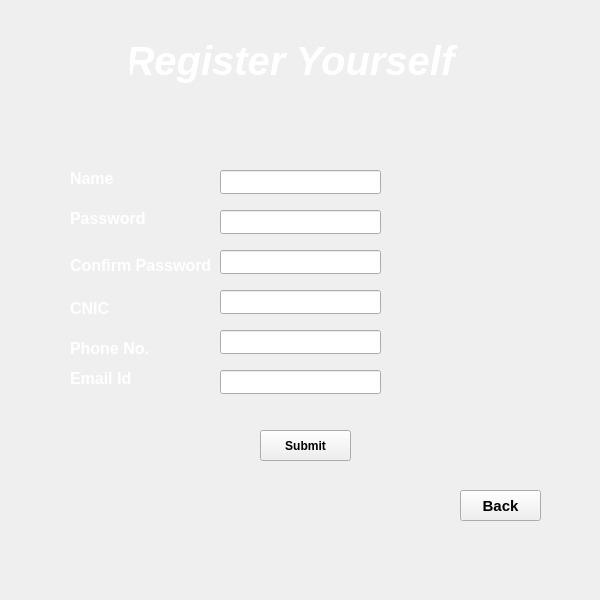
<?xml version="1.0" encoding="UTF-8"?>
<ui version="4.0">
 <class>Information</class>
 <widget class="QMainWindow" name="Information">
  <property name="geometry">
   <rect>
    <x>0</x>
    <y>0</y>
    <width>600</width>
    <height>600</height>
   </rect>
  </property>
  <property name="windowTitle">
   <string>Registration</string>
  </property>
  <widget class="QWidget" name="centralwidget">
   <widget class="QLabel" name="label_2">
    <property name="geometry">
     <rect>
      <x>130</x>
      <y>20</y>
      <width>331</width>
      <height>81</height>
     </rect>
    </property>
    <property name="font">
     <font>
      <pointsize>30</pointsize>
      <italic>true</italic>
      <bold>true</bold>
     </font>
    </property>
    <property name="styleSheet">
     <string notr="true">color: rgb(255, 255, 255);</string>
    </property>
    <property name="text">
     <string>Register Yourself </string>
    </property>
    <property name="alignment">
     <set>Qt::AlignCenter</set>
    </property>
   </widget>
   <widget class="QLabel" name="label">
    <property name="geometry">
     <rect>
      <x>70</x>
      <y>170</y>
      <width>51</width>
      <height>16</height>
     </rect>
    </property>
    <property name="font">
     <font>
      <pointsize>12</pointsize>
      <bold>true</bold>
     </font>
    </property>
    <property name="styleSheet">
     <string notr="true">color: rgb(255, 255, 255);</string>
    </property>
    <property name="text">
     <string>Name</string>
    </property>
    <property name="alignment">
     <set>Qt::AlignLeading|Qt::AlignLeft|Qt::AlignVCenter</set>
    </property>
   </widget>
   <widget class="QLabel" name="label_3">
    <property name="geometry">
     <rect>
      <x>70</x>
      <y>300</y>
      <width>61</width>
      <height>16</height>
     </rect>
    </property>
    <property name="font">
     <font>
      <pointsize>12</pointsize>
      <bold>true</bold>
     </font>
    </property>
    <property name="styleSheet">
     <string notr="true">color: rgb(255, 255, 255);</string>
    </property>
    <property name="text">
     <string>CNIC</string>
    </property>
   </widget>
   <widget class="QLabel" name="label_4">
    <property name="geometry">
     <rect>
      <x>70</x>
      <y>340</y>
      <width>81</width>
      <height>16</height>
     </rect>
    </property>
    <property name="font">
     <font>
      <pointsize>12</pointsize>
      <bold>true</bold>
     </font>
    </property>
    <property name="styleSheet">
     <string notr="true">color: rgb(255, 255, 255);</string>
    </property>
    <property name="text">
     <string>Phone No.</string>
    </property>
   </widget>
   <widget class="QLabel" name="label_5">
    <property name="geometry">
     <rect>
      <x>70</x>
      <y>370</y>
      <width>81</width>
      <height>16</height>
     </rect>
    </property>
    <property name="font">
     <font>
      <pointsize>12</pointsize>
      <bold>true</bold>
     </font>
    </property>
    <property name="styleSheet">
     <string notr="true">color: rgb(255, 255, 255);</string>
    </property>
    <property name="text">
     <string>Email Id</string>
    </property>
   </widget>
   <widget class="QLineEdit" name="lineEdit">
    <property name="geometry">
     <rect>
      <x>220</x>
      <y>170</y>
      <width>161</width>
      <height>24</height>
     </rect>
    </property>
   </widget>
   <widget class="QLineEdit" name="lineEdit_2">
    <property name="geometry">
     <rect>
      <x>220</x>
      <y>290</y>
      <width>161</width>
      <height>24</height>
     </rect>
    </property>
   </widget>
   <widget class="QLineEdit" name="lineEdit_3">
    <property name="geometry">
     <rect>
      <x>220</x>
      <y>330</y>
      <width>161</width>
      <height>24</height>
     </rect>
    </property>
   </widget>
   <widget class="QLineEdit" name="lineEdit_4">
    <property name="geometry">
     <rect>
      <x>220</x>
      <y>370</y>
      <width>161</width>
      <height>24</height>
     </rect>
    </property>
   </widget>
   <widget class="QPushButton" name="pushButton">
    <property name="geometry">
     <rect>
      <x>260</x>
      <y>430</y>
      <width>91</width>
      <height>31</height>
     </rect>
    </property>
    <property name="font">
     <font>
      <bold>true</bold>
     </font>
    </property>
    <property name="text">
     <string>Submit</string>
    </property>
   </widget>
   <widget class="QLabel" name="label_6">
    <property name="geometry">
     <rect>
      <x>70</x>
      <y>210</y>
      <width>81</width>
      <height>16</height>
     </rect>
    </property>
    <property name="font">
     <font>
      <pointsize>12</pointsize>
      <bold>true</bold>
     </font>
    </property>
    <property name="styleSheet">
     <string notr="true">color: rgb(255, 255, 255);</string>
    </property>
    <property name="text">
     <string>Password</string>
    </property>
   </widget>
   <widget class="QLabel" name="label_7">
    <property name="geometry">
     <rect>
      <x>70</x>
      <y>250</y>
      <width>141</width>
      <height>31</height>
     </rect>
    </property>
    <property name="font">
     <font>
      <pointsize>12</pointsize>
      <bold>true</bold>
     </font>
    </property>
    <property name="styleSheet">
     <string notr="true">color: rgb(255, 255, 255);</string>
    </property>
    <property name="text">
     <string>Confirm Password</string>
    </property>
   </widget>
   <widget class="QLineEdit" name="lineEdit_5">
    <property name="geometry">
     <rect>
      <x>220</x>
      <y>210</y>
      <width>161</width>
      <height>24</height>
     </rect>
    </property>
   </widget>
   <widget class="QLineEdit" name="lineEdit_6">
    <property name="geometry">
     <rect>
      <x>220</x>
      <y>250</y>
      <width>161</width>
      <height>24</height>
     </rect>
    </property>
   </widget>
   <widget class="QLabel" name="label_8">
    <property name="geometry">
     <rect>
      <x>-10</x>
      <y>-30</y>
      <width>651</width>
      <height>651</height>
     </rect>
    </property>
    <property name="text">
     <string/>
    </property>
    <property name="pixmap">
     <pixmap resource="picture.qrc">:/pictures/360_F_370928450_R6g8c0j5cey86PUXE32W7KMiqIUe1fOI.jpg</pixmap>
    </property>
    <property name="scaledContents">
     <bool>true</bool>
    </property>
   </widget>
   <widget class="QPushButton" name="pushButton_2">
    <property name="geometry">
     <rect>
      <x>460</x>
      <y>490</y>
      <width>81</width>
      <height>31</height>
     </rect>
    </property>
    <property name="font">
     <font>
      <pointsize>11</pointsize>
      <bold>true</bold>
     </font>
    </property>
    <property name="text">
     <string>Back</string>
    </property>
   </widget>
   <zorder>label_8</zorder>
   <zorder>label_2</zorder>
   <zorder>label</zorder>
   <zorder>label_3</zorder>
   <zorder>label_4</zorder>
   <zorder>label_5</zorder>
   <zorder>lineEdit</zorder>
   <zorder>lineEdit_2</zorder>
   <zorder>lineEdit_3</zorder>
   <zorder>lineEdit_4</zorder>
   <zorder>pushButton</zorder>
   <zorder>label_6</zorder>
   <zorder>label_7</zorder>
   <zorder>lineEdit_5</zorder>
   <zorder>lineEdit_6</zorder>
   <zorder>pushButton_2</zorder>
  </widget>
  <widget class="QMenuBar" name="menubar">
   <property name="geometry">
    <rect>
     <x>0</x>
     <y>0</y>
     <width>600</width>
     <height>21</height>
    </rect>
   </property>
  </widget>
 </widget>
 <resources>
  <include location="picture.qrc"/>
 </resources>
 <connections/>
</ui>
